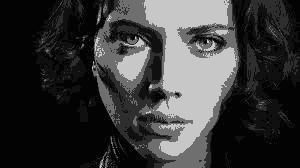

This figure's Python source:
import time
from PyQt4 import QtCore
import sys
from PyQt4 import QtGui
import os
import Kmean
import thread
from PIL import Image
from skimage import io

try:
    _fromUtf8 = QtCore.QString.fromUtf8
except AttributeError:
    def _fromUtf8(s):
        return s

try:
    _encoding = QtGui.QApplication.UnicodeUTF8
    def _translate(context, text, disambig):
        return QtGui.QApplication.translate(context, text, disambig, _encoding)
except AttributeError:
    def _translate(context, text, disambig):
        return QtGui.QApplication.translate(context, text, disambig)

img=""
K=10

iterNum=5
class Ui_Form(QtGui.QWidget):
    def __init__(self):
        super(Ui_Form, self).__init__()
        
        self.setupUi()

    def setupUi(self):
	hbox = QtGui.QHBoxLayout(self)
	self.topleft = QtGui.QFrame()
        self.topleft.setFrameShape(QtGui.QFrame.StyledPanel)
   
        self.topright = QtGui.QFrame()
        self.topright.setFrameShape(QtGui.QFrame.StyledPanel)
        self.top = QtGui.QFrame()
        self.top.setFrameShape(QtGui.QFrame.StyledPanel)

	
        self.splitter1 = QtGui.QSplitter(QtCore.Qt.Horizontal)
        self.splitter1.addWidget(self.topleft)
        self.splitter1.addWidget(self.topright)
        self.splitter1.setSizes([20,80])

        self.splitter2 = QtGui.QSplitter(QtCore.Qt.Vertical)
	self.splitter2.addWidget(self.top)
        self.splitter2.addWidget(self.splitter1)
        self.splitter2.setSizes([30,80])

	self.answer1 = QtGui.QLabel()
        q1Edit = QtGui.QLineEdit(self.top)
        q1Edit.textChanged.connect(self.q1Changed)
	q1Edit.setGeometry(920,10,40,25)
	self.NumIte = QtGui.QLabel(self.top)
	self.NumIte.setGeometry(800,7,100,40)
	self.NumIte.setText("Iteration Value:")

        self.answer2 = QtGui.QLabel()
        q2Edit = QtGui.QLineEdit(self.top)
        q2Edit.textChanged.connect(self.q2Changed)
	q2Edit.setGeometry(920,50,40,25)
	self.Kvalue = QtGui.QLabel(self.top)
	self.Kvalue.setGeometry(820,40,100,40)
	self.Kvalue.setText("K Value :")

        self.progressBar = QtGui.QProgressBar(self.topright)
        self.progressBar.setGeometry(QtCore.QRect(100, 13, 508, 23))
        self.progressBar.setProperty("value", 10)
        self.progressBar.setTextVisible(False)
        self.progressBar.setObjectName(_fromUtf8("progressBar"))

	self.pic = QtGui.QLabel(self.topright)
	self.pic.setGeometry(10, 20, 350, 400)
	self.pic2 = QtGui.QLabel(self.topright)
	self.pic2.setGeometry(380, 20, 350, 400)	
	
        self.runButton = QtGui.QPushButton("run",self.topright)
        self.runButton.setGeometry(QtCore.QRect(20, 10, 70, 30))
        self.runButton.setObjectName(_fromUtf8("runButton"))
        self.runButton.clicked.connect(self.onStart)
	
	open_btn = QtGui.QPushButton('Open', self.top)
        open_btn.resize(170,40)
        open_btn.move(25, 10)  
	open_btn.clicked.connect(self.showDialog)
	self.fileText = QtGui.QLabel(self.top)
	self.fileText.setGeometry(205,10,500,40)

	self.inputfile = QtGui.QLabel(self.topright)
	self.inputfile.setGeometry(20,425,200,40)
	self.runingAlgo = QtGui.QLabel(self.topright)
	self.runingAlgo.setGeometry(620,7,200,40)
	self.runingAlgo.setText("Choose file")
	self.inputfile.setText("INPUT IMAGE ")
	self.outputfile = QtGui.QLabel(self.topright)
	self.outputfile.setGeometry(390,425,200,40)
	self.outputfile.setText("OUTPUT IMAGE")

	

        openFile = QtGui.QAction(QtGui.QIcon('open.png'), 'Open', self.top)
        openFile.setShortcut('Ctrl+O')
        openFile.setStatusTip('Open new File')
        openFile.triggered.connect(self.showDialog)

        """menubar = self.menuBar()
        fileMenu = menubar.addMenu('&File')
        fileMenu.addAction(openFile)"""

        self.myLongTask = TaskThread()
        self.myLongTask.taskFinished.connect(self.onFinished)

	hbox.addWidget(self.splitter2)
		
      	self.setLayout(hbox)
      	QtGui.QApplication.setStyle(QtGui.QStyleFactory.create('Cleanlooks'))
		

        self.setGeometry(100, 100, 1000, 800)
        self.setWindowTitle('Image Segmentation tool kit')
        self.show()

    def onStart(self): 
	global img,K,iterNum
	try:
            K=int(self.returnAnswer1())
	    iterNum=int(self.returnAnswer2())
	except:
	    self.runingAlgo.setText("Error: Wrong Option :")
	    return
	print K,iterNum
	if img!="" :
            self.progressBar.setRange(0,0)
	    self.runingAlgo.setText(" Running....")
            self.myLongTask.start()
	else:
	    self.runingAlgo.setText("No file choosen...")


    def onFinished(self):
        # Stop the pulsation
	self.runingAlgo.setText(" Done !")
        self.progressBar.setRange(0,1)
	pixmap = QtGui.QPixmap(os.getcwd()+"/test.jpg")
	pixmap3 = pixmap.scaled(300,300, QtCore.Qt.KeepAspectRatio)
	self.pic2.setPixmap(pixmap3)

	

    def showDialog(self):
        self.fname = QtGui.QFileDialog.getOpenFileName(self, 'Open file', os.getcwd())
	global img
	img=self.fname
        self.fileText.setText(str(img))
	pixmap = QtGui.QPixmap(self.fname)
	pixmap3 = pixmap.scaled(300,300, QtCore.Qt.KeepAspectRatio)
	self.pic.setPixmap(pixmap3)

    def q1Changed(self, text):
        self.answer1.setText(text)

    def q2Changed(self, text):
        self.answer2.setText(text)

    def test(self):
        for i in xrange(500000):
            print i

    def returnAnswer1(self):
        return self.answer1.text()

    def returnAnswer2(self):
        return self.answer2.text()

class TaskThread(QtCore.QThread):
    taskFinished = QtCore.pyqtSignal()
    def run(self):
	global img,K,iterNum
	li=img.split('/')     
        file1=li[len(li)-1] 
        data=io.imread(str(img))
	data=Kmean.kmean(data,K,iterNum)
	im = Image.fromarray(data)
	im.save(os.getcwd()+"/test.jpg")
        self.taskFinished.emit()  

if __name__ == "__main__":
    import sys
    app = QtGui.QApplication(sys.argv)
    ui = Ui_Form()
 
    ui.show()
    sys.exit(app.exec_())
